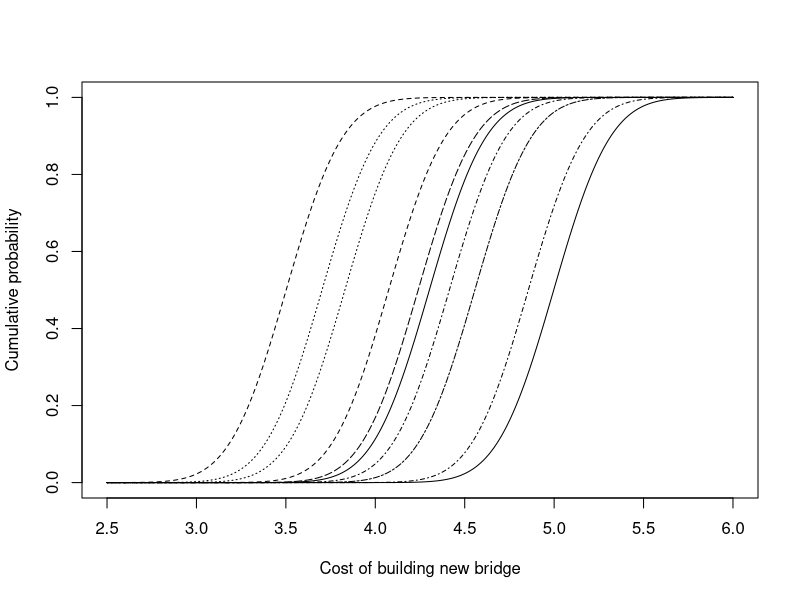

This chart was generated by the following R code:
coste<-function(n1){
  x<-seq(2.5,6,0.01)
  sd<-0.25
  y<-array(dim=c(n1,length(x)));
  for(i in 1:n1){
    mu<-runif(1,3.5,5);
    for(j in 1:length(x)){
      y[i,j]<-pnorm(x[j],mu,sd)}}
  y }

x<-seq(2.5,6,0.01)
cost<-coste(10)
plot(x,cost[1,],xlab="Cost of building new bridge",main=" ",ylab="Cumulative probability",type="l")
lines(x,cost[2,],lty=2)
lines(x,cost[3,],lty=3)
lines(x,cost[4,],lty=4)
lines(x,cost[5,],lty=5)
lines(x,cost[6,],lty=6)
lines(x,cost[7,],lty=7)
lines(x,cost[8,],lty=8)
lines(x,cost[9,],lty=9)
lines(x,cost[10,],lty=10)
